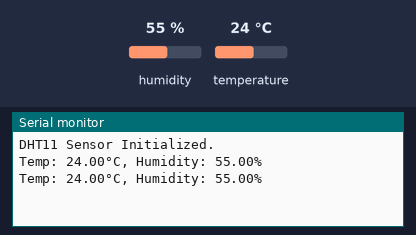
This sketch was run on a simulated Arduino Uno, built with avr-gcc and run on an emulated ATmega328P. Shown: the last lines printed to the serial monitor. The inputs (shaded band) are chosen by the test bench; at power-on: humidity 55 %, temperature 24 °C.

Above: at 2.2 s.
2.3 s: humidity set to 22 %
At 4.4 s:
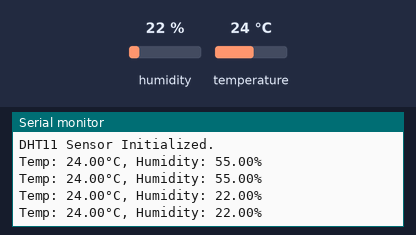
5.0 s: temperature set to 12 °C
At 5.9 s:
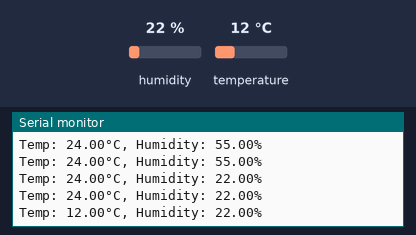
7.7 s: humidity set to 40 %
At 8.9 s:
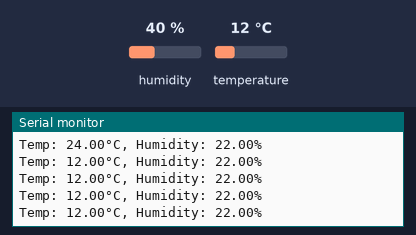
Timing chart, 0 to 10.7 s (numbered marks = the images above; inputs shaded):
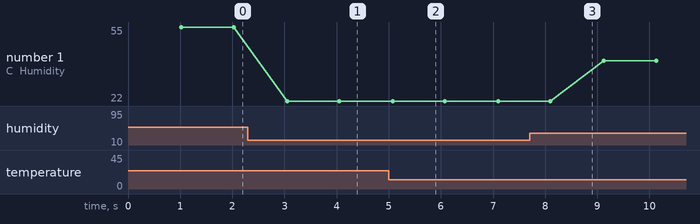

Measured:
- after the input at 2.3 s, the serial monitor: prints a new line after 0.75 s (image 1)
- after the input at 5.0 s, the serial monitor: prints a new line after 0.07 s (image 2)
- plotted number 1: 55 → 22 after the input at 2.3 s, 22 → 40 after the input at 7.7 s

The sketch:

DHT11.ino
```cpp
#include "DHT.h"

#define DHTPIN 7        // GPIO where DHT11 data is connected
#define DHTTYPE DHT11   // Define sensor type

DHT dht(DHTPIN, DHTTYPE);

void setup() {
  Serial.begin(115200);
  dht.begin();
  delay(1000);
  Serial.println("DHT11 Sensor Initialized.");
}

void loop() {
  float temperature = dht.readTemperature();
  float humidity = dht.readHumidity();

  if (isnan(temperature) || isnan(humidity)) {
    Serial.println("Failed to read from DHT11 sensor!");
    return;
  }

  Serial.print("Temp: ");
  Serial.print(temperature);
  Serial.print("°C, Humidity: ");
  Serial.print(humidity);
  Serial.println("%");

  delay(1000); // Read every 1 seconds
}
```
